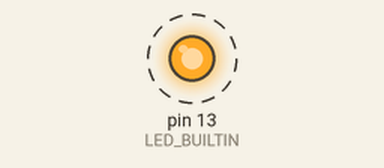
A sketch run on a simulated Arduino Uno, built with avr-gcc and run on an emulated ATmega328P. Shown: output pins drawn as LEDs (lit = HIGH). Dashed ring = blinking. What the sketch prints to the serial monitor is not drawn.

Above: at 0.07 s.
Timing chart, 0 to 3.0 s (numbered marks = the images above):
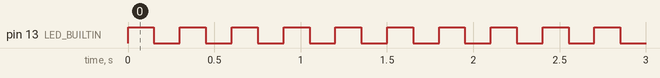

The sketch:

ex1-freertos-blink.ino
```cpp
/*
   Arduino FreeRTOS blink example.

   This example blinks the built-in LED on an arduino using a FreeRTOS
   task at 1 Hz.

   This example requires the Arduino FreeRTOS library: https://github.com/feilipu/Arduino_FreeRTOS_Library

   The repository for this example can be found at: https://github.com/richarthurs/freertos-workshop
*/

#include <Arduino_FreeRTOS.h>

/**
   Setup() runs before the RTOS begins running.

   Here, we create the tasks that the RTOS should run.
*/
void setup() {
  Serial.begin(9600);

  /**
     xTaskCreate will create a task, which allows the RTOS to run it.
  */
  if (!xTaskCreate(blinkTask,      // Function that the task will run
                   "Blink",        // Human-readable task name
                   128,            // Stack size
                   NULL,           // Parameters for the task, none are required.
                   1,              // Task priority
                   NULL )) {       // Task handle, can be set to NULL.

    // If we get here, the task could not be created for some reason.
    Serial.println("Blink task could not be created");
  }


}


/**
   The loop function is executed by the the FreeRTOS idle
   task in this port.

   This code runs automatically if none of the other tasks
   need to run. This can be useful for power saving, for example.
*/
void loop() {
}


/*
   Blink task, blinks an LED at 1 Hz.

   pvParameters can be used to pass arbitrary
   data into a task during task creation. Here,
   it was set to NULL because we aren't using it.
*/
void blinkTask(void *pvParameters) {
  /**
     When a task is created, the code before the
     while(true) loop will run once. This is used in
     the same way to arduino's setup() function, to
     initialize pins and variables that are needed in
     the loop.
  */
  (void) pvParameters;
  pinMode(LED_BUILTIN, OUTPUT);
  Serial.println("Blinky task started.");

  /**
     This forever loop is the bulk of the task's implementation.
     Here, we can do things periodically, wait on events to
     occur, and more.
  */
  while (true) {
    digitalWrite(LED_BUILTIN, HIGH);

    /**
     * The pdMS_TO_TICKS macro converts a duration in milliseconds
     * to a number of FreeRTOS ticks.
     *
     * The FreeRTOS arduino port uses a tick period of 15 ms by default.
     * Since 500 ms is not evenly divisible by the tick period, our delays
     * will be slightly longer than 500 ms, resulting in a slightly slower
     * than 1 Hz blink.
     *
     * Note: long delays (more than ~1000 ms) and short delays (less than ~75 ms)
     * may not work correctly.
     */
    vTaskDelay(pdMS_TO_TICKS(150));
    digitalWrite(LED_BUILTIN, LOW);
    vTaskDelay(pdMS_TO_TICKS(150));
  }
}
```

Measured:
- by itself, pin 13 (LED_BUILTIN): alternates HIGH for 0.15 s and LOW for 0.15 s
